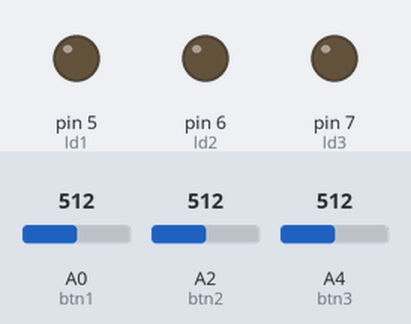
This sketch was run on a simulated Arduino Uno, built with avr-gcc and run on an emulated ATmega328P. Parts: output pins drawn as LEDs (lit = HIGH). The test bench sets the inputs (shaded band); at power-on: A0 (btn1) = 512, A2 (btn2) = 512, A4 (btn3) = 512.

Above: at 0.2 s.
At 2.87 s:
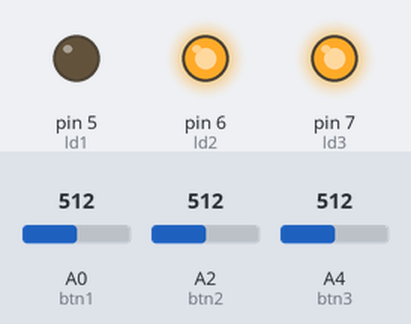
At 5.7 s:
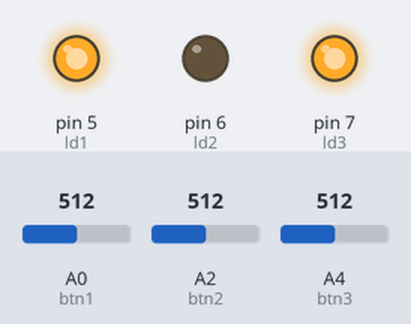
At 9.2 s:
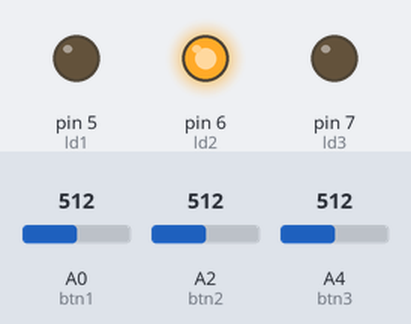
At 14.12 s:
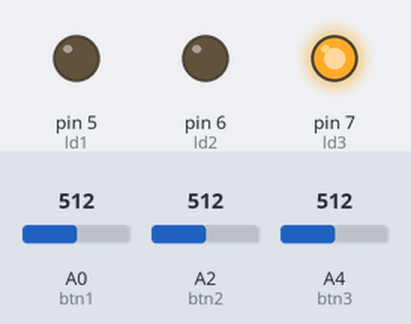
At 18.62 s:
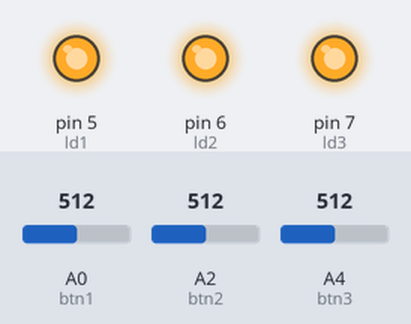
Timing chart, 0 to 18.9 s (numbered marks = the images above):
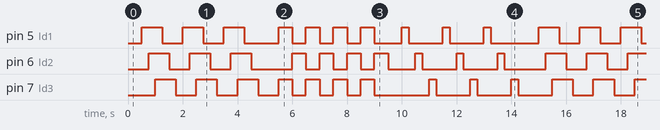

Measured:
- by itself, pin 7 (ld3): repeats every 14.5 s: 2 × (LOW 0.75 s, HIGH 0.75 s), LOW 0.75 s, 3 × (HIGH 0.50 s, LOW 0.50 s), HIGH 0.50 s, LOW 2.0 s, 3 × (HIGH 0.25 s, LOW 1.3 s), HIGH 0.75 s
- by itself, pin 5 (ld1): repeats every 14.5 s: 2 × (LOW 0.75 s, HIGH 0.75 s), LOW 1.3 s, 3 × (HIGH 0.50 s, LOW 0.50 s), HIGH 0.50 s, LOW 1.0 s, 2 × (HIGH 0.25 s, LOW 1.3 s), HIGH 0.25 s, LOW 1.8 s, HIGH 0.75 s
- by itself, everything shown: repeats every 14.5 s, in 45 steps

The sketch:

LED_+_Push_button.ino
```cpp
int ld1 = 5; //The first LED connected to port 5
int ld2 = 6; //The second LED connected to port 6
int ld3 = 7; //The third LED connected to port 7
int btn1 = A0; //The first push button connected to port A0
int btn2 = A2; //The second push button connected to port A2
int btn3 = A4; //The third push button connected to port A4

void setup() {
  pinMode(ld1, OUTPUT);
  pinMode(ld2, OUTPUT);
  pinMode(ld3, OUTPUT);
  pinMode(btn1, INPUT);
  pinMode(btn2, INPUT);
  pinMode(btn3, INPUT);
}

void loop(){
  allumerdiode(); //The LEDs are all lit, waiting for a request
  if(analogRead(btn1) > 200){ //The first push button is pressed
    eteindrediode(); //First LED activation mode
    mode1();
    mode1();
    mode1();
  }
  if(analogRead(btn2) > 200){ //The second push button is pressed
    eteindrediode(); //Second LED activation mode
    mode2();
    mode2();
    mode2();
    mode2();
  }
  if(analogRead(btn3) > 200){ //The push button 3 is pressed
    eteindrediode(); //Third LED activation mode
    mode3();
    mode3();
    mode3();
  }
}

void allumerdiode(){ //The LEDs are all lit
  digitalWrite(ld1, HIGH);
  digitalWrite(ld2, HIGH);
  digitalWrite(ld3, HIGH);
}

void eteindrediode(){ //The LEDs are all off
  digitalWrite(ld1, LOW);
  digitalWrite(ld2, LOW);
  digitalWrite(ld3, LOW);
  delay(500);
}

void mode1(){ //The first mode
  digitalWrite(ld1, HIGH);
  delay(250);
  digitalWrite(ld2, HIGH);
  delay(250);
  digitalWrite(ld3, HIGH);
  delay(250);
  digitalWrite(ld1, LOW);
  delay(250);
  digitalWrite(ld2, LOW);
  delay(250);
  digitalWrite(ld3, LOW);
  delay(250);
}

void mode2(){ //The second mode
  digitalWrite(ld1, HIGH);
  digitalWrite(ld2, LOW);
  digitalWrite(ld3, HIGH);
  delay(500);
  digitalWrite(ld1, LOW);
  digitalWrite(ld2, HIGH);
  digitalWrite(ld3, LOW);
  delay(500);
}

void mode3(){ //The third mode
  digitalWrite(ld1, HIGH);
  delay(250);
  digitalWrite(ld1, LOW);
  delay(250);
  digitalWrite(ld2, HIGH);
  delay(250);
  digitalWrite(ld2, LOW);
  delay(250);
  digitalWrite(ld3, HIGH);
  delay(250);
  digitalWrite(ld3, LOW);
  delay(250);
}
```
